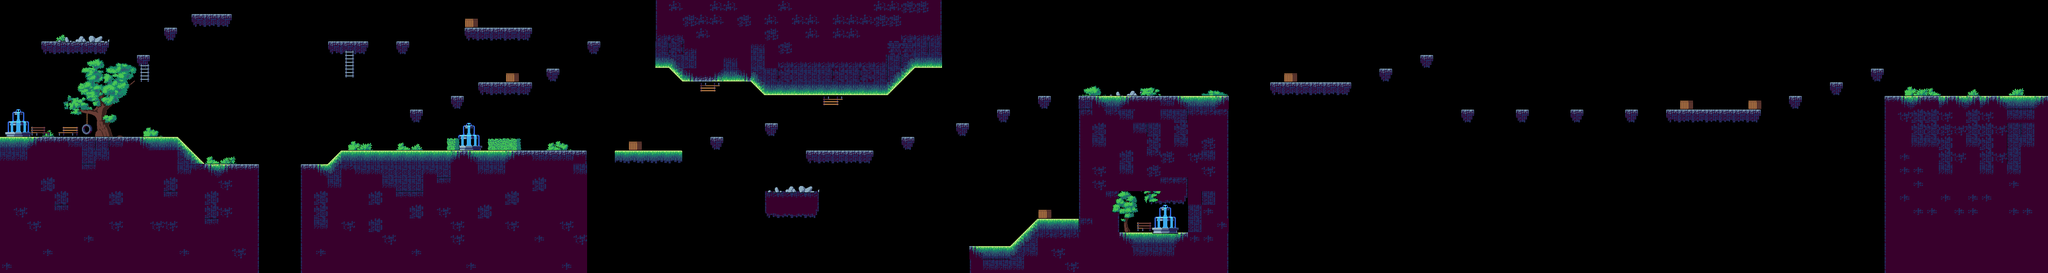

Tiled map render using the project's own tile images. Description and the map definition, with tile-layer contents summarised, below:
An orthogonal 150x20 tile map with 32x32 px tiles, 3 tile layers (Livello tile 3, Livello tile 1, Livello tile 2), 3 tilesets and 100 objects (52x platform, 27x coin, 13x enemy, 6x angle, player, ...).

<map version="1.8" tiledversion="1.8.4" orientation="orthogonal" renderorder="right-down" width="150" height="20" tilewidth="32" tileheight="32" infinite="0" nextlayerid="10" nextobjectid="173">
 <tileset firstgid="1" name="terra2.0" tilewidth="32" tileheight="32" tilecount="96" columns="12">
  <image source="Tiles.png" width="384" height="256" />
 </tileset>
 <tileset firstgid="97" name="oggettiTerra" tilewidth="32" tileheight="32" tilecount="242" columns="22">
  <image source="Objects.png" width="705" height="354" />
 </tileset>
 <tileset firstgid="339" name="oggettiTerra2.0" tilewidth="32" tileheight="32" tilecount="465" columns="31">
  <image source="Objects (3).png" width="1000" height="500" />
 </tileset>
 <objectgroup id="7" name="coin" visible="0">
  <object id="101" type="coin" x="800" y="64" width="32" height="32" />
  <object id="103" type="coin" x="1824" y="416" width="32" height="32" />
  <object id="105" type="coin" x="2304" y="544" width="32" height="32" />
  <object id="106" type="coin" x="3552" y="224" width="32" height="32" />
  <object id="107" type="coin" x="4064" y="224" width="32" height="32" />
  <object id="108" type="coin" x="2720" y="512" width="32" height="32" />
  <object id="109" type="coin" x="192" y="64" width="32" height="32" />
  <object id="134" type="coin" x="96" y="64" width="32" height="32" />
  <object id="135" type="coin" x="128" y="64" width="32" height="32" />
  <object id="136" type="coin" x="160" y="64" width="32" height="32" />
  <object id="137" type="coin" x="224" y="64" width="32" height="32" />
  <object id="138" type="coin" x="1120" y="32" width="32" height="32" />
  <object id="140" type="coin" x="1152" y="32" width="32" height="32" />
  <object id="141" type="coin" x="1184" y="32" width="32" height="32" />
  <object id="142" type="coin" x="1920" y="320" width="32" height="32" />
  <object id="143" type="coin" x="1952" y="320" width="32" height="32" />
  <object id="144" type="coin" x="1984" y="320" width="32" height="32" />
  <object id="145" type="coin" x="2432" y="480" width="32" height="32" />
  <object id="146" type="coin" x="2464" y="480" width="32" height="32" />
  <object id="147" type="coin" x="2496" y="480" width="32" height="32" />
  <object id="148" type="coin" x="3424" y="224" width="32" height="32" />
  <object id="149" type="coin" x="3680" y="224" width="32" height="32" />
  <object id="151" type="coin" x="3808" y="224" width="32" height="32" />
  <object id="152" type="coin" x="4192" y="192" width="32" height="32" />
  <object id="153" type="coin" x="4288" y="160" width="32" height="32" />
  <object id="155" type="coin" x="4384" y="128" width="32" height="32" />
  <object id="157" type="coin" x="1856" y="416" width="32" height="32" />
 </objectgroup>
 <objectgroup id="1" name="platform" visible="0">
  <object id="1" type="platform" x="1.33333" y="320" width="414.667" height="320" />
  <object id="2" type="platform" x="96" y="96" width="160" height="32" />
  <object id="3" type="platform" x="320" y="128" width="32" height="32" />
  <object id="4" type="platform" x="384" y="64" width="32.0003" height="32" />
  <object id="5" type="platform" x="448" y="32" width="96" height="32" />
  <object id="6" type="platform" x="416" y="384" width="192" height="256" />
  <object id="11" type="platform" x="960" y="256" width="32" height="32" />
  <object id="12" type="platform" x="768" y="96" width="96" height="32" />
  <object id="13" type="platform" x="928" y="96" width="32" height="32" />
  <object id="14" type="platform" x="1056" y="224" width="32" height="32" />
  <object id="15" type="platform" x="1088" y="64" width="160" height="32" />
  <object id="16" type="platform" x="1120" y="192" width="128" height="32" />
  <object id="17" type="platform" x="1280" y="160" width="32" height="32" />
  <object id="18" type="platform" x="1377" y="96" width="31" height="32" />
  <object id="20" type="platform" x="1440.33" y="352" width="160.667" height="33" />
  <object id="21" type="platform" x="703.667" y="384" width="130.333" height="255" />
  <object id="22" type="platform" x="800" y="352" width="576" height="288" />
  <object id="27" type="platform" x="1664" y="319" width="31" height="33" />
  <object id="28" type="platform" x="1793" y="288" width="30" height="31" />
  <object id="29" type="platform" x="1888" y="352" width="160" height="32" />
  <object id="30" type="platform" x="1792" y="447" width="126" height="65" />
  <object id="31" type="platform" x="2112" y="319" width="32" height="33" />
  <object id="32" type="platform" x="2240" y="287" width="32" height="33" />
  <object id="33" type="platform" x="2335" y="256" width="33" height="32" />
  <object id="34" type="platform" x="2432" y="224" width="32" height="32" />
  <object id="35" type="platform" x="2528" y="224" width="352" height="224" />
  <object id="36" type="platform" x="2976" y="191" width="192" height="33" />
  <object id="37" type="platform" x="3232" y="160" width="32" height="32" />
  <object id="38" type="platform" x="3328" y="127" width="32" height="33" />
  <object id="39" type="platform" x="3423" y="256" width="34" height="33" />
  <object id="40" type="platform" x="3551" y="255" width="33" height="35" />
  <object id="41" type="platform" x="3680" y="256" width="32" height="32" />
  <object id="42" type="platform" x="3807" y="256" width="33" height="32" />
  <object id="43" type="platform" x="3904" y="256" width="224" height="32" />
  <object id="44" type="platform" x="4192" y="224" width="32" height="33" />
  <object id="45" type="platform" x="4287" y="193" width="33" height="32" />
  <object id="46" type="platform" x="4384" y="160" width="32" height="31" />
  <object id="47" type="platform" x="4416" y="223" width="385" height="414.333" />
  <object id="48" type="platform" x="2432" y="512" width="98" height="40" />
  <object id="49" type="platform" x="2272.67" y="576.333" width="96" height="63" />
  <object id="59" type="platform" x="1791.33" y="203" width="290" height="20" />
  <object id="60" type="platform" x="1599" y="172.333" width="165" height="19.6667" />
  <object id="63" type="platform" x="1535" y="-32" width="34" height="191" />
  <object id="65" type="platform" x="2110.5" y="-2" width="97" height="162" />
  <object id="67" type="platform" x="2528" y="448" width="96" height="193" />
  <object id="68" type="platform" x="2624" y="544" width="256" height="96" />
  <object id="70" type="platform" x="2688" y="448" width="192" height="32" />
  <object id="81" type="platform" x="1638.67" y="192" width="42.3333" height="24.3333" />
  <object id="82" type="platform" x="1927.33" y="224" width="42.3333" height="24.6667" />
  <object id="85" type="platform" x="-32" y="-64" width="32" height="382.667" />
  <object id="86" type="platform" x="4800" y="-64" width="32" height="288" />
  <object id="88" type="platform" x="0" y="-64" width="4800" height="32" />
  <object id="111" type="player" x="32" y="128" width="32" height="32" />
  <object id="161" type="angle" x="416" y="320">
   <polygon points="0,0 64,64 0,64" />
  </object>
  <object id="162" type="angle" x="800" y="352">
   <polygon points="0,0 -32,32 0,32" />
  </object>
  <object id="163" type="angle" x="1568" y="160">
   <polygon points="0,0 32,32 32,0" />
  </object>
  <object id="164" type="angle" x="1760" y="192">
   <polygon points="0,0 32,32 32,0" />
  </object>
  </objectgroup>
 <layer id="8" name="Livello tile 3" width="150" height="20">
  <data>[3000 cells, 87 non-empty, 67 distinct tile ids]</data>
 </layer>
 <layer id="1" name="Livello tile 1" width="150" height="20">
  <data>[3000 cells, 916 non-empty, 55 distinct tile ids]</data>
 </layer>
 <objectgroup id="6" name="enemies" visible="0">
  <!-- 14 objects omitted --></objectgroup>
 <layer id="5" name="Livello tile 2" width="150" height="20">
  <data>[3000 cells, 54 non-empty, 41 distinct tile ids]</data>
 </layer>
</map>
<!-- 16 of 100 objects omitted -->
